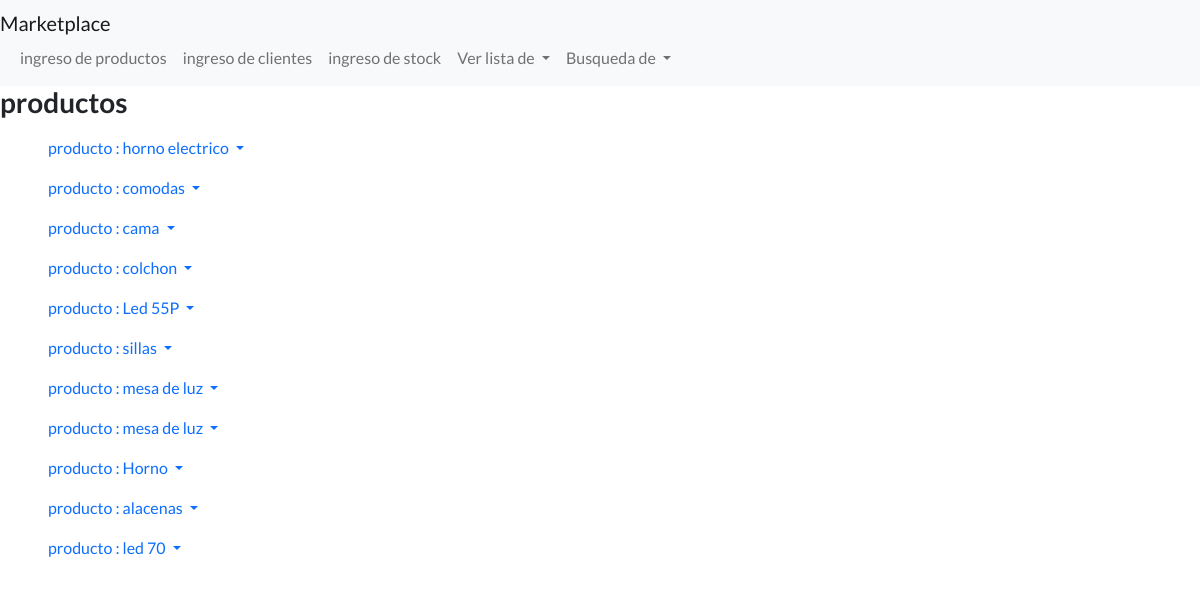
/productos/list/, run on the app's committed database.
### AppProductos/models.py (models this page shows)
class Productos(models.Model):
    id = models.AutoField(primary_key=True)
    producto = models.CharField(max_length=40)
    categoria = models.CharField(max_length=40)

### AppProductos/views.py (the view)
# urls.py: path("productos/list/", views.ProductosList.as_view(), name='List_producto'),
class ProductosList(ListView):
    model = Productos
    template_name = "AppProductos/productos_list.html"

### AppProductos/templates/AppProductos/productos_list.html (shortened to what this page needs)
{% extends "AppProductos/padre.html" %}
{% load static %}
{% block contenidoQueCambia %}
    <h3>productos</h3>
    <ul>
        {% for producto in object_list %}
        <a class="nav-link dropdown-toggle" href="#" id="navbarDropdownMenuLink" role="button" data-bs-toggle="dropdown" aria-expanded="false">
        producto : {{producto.producto}}
        </a>
    {% endfor %}
{% endblock %}

### AppProductos/templates/AppProductos/padre.html (shortened to what this page needs)
<!DOCTYPE html>
<html lang="en">
    <head>
        {%load static%}
        <link href="https://cdn.jsdelivr.net/npm/bootstrap-icons@1.5.0/font/bootstrap-icons.css" rel="stylesheet" type="text/css" />
        <link href="{%static 'AppProductos/css/styles.css'%}" rel ="stylesheet" />
    </head>
    <body>
        <nav class="navbar navbar-expand-lg navbar-light bg-light">
            <div class="container1-xl">
                    <a class="navbar-brand" href="{% url 'Inicio' %}">Marketplace</a>
                <div class="container-fluid">
            <div class="collapse navbar-collapse" id="navbarNavDropdown">
                <ul class="navbar-nav">
                <li class="nav-item">
                    <a class="nav-link" href="{% url 'productos' %}">ingreso de productos</a>
                </li>
                <li class="nav-item">
                    <a class="nav-link" href="{% url 'cliente' %}">ingreso de clientes</a>
                </li>
                <li class="nav-item">
                    <a class="nav-link" href="{% url 'stock' %}">ingreso de stock</a>
                </li>
                <li class="nav-item dropdown">
                    <a class="nav-link dropdown-toggle" href="#" id="navbarDropdownMenuLink" role="button" data-bs-toggle="dropdown" aria-expanded="false">
                    Ver lista de
                    </a>
            </li>
            </ul>
        <div class="collapse navbar-collapse" id="navbarNavDropdown">
            <ul class="navbar-nav">
            <li class="nav-item dropdown">
                <a class="nav-link dropdown-toggle" href="#" id="navbarDropdownMenuLink" role="button" data-bs-toggle="dropdown" aria-expanded="false">
                Busqueda de
                </a>
        </li>
        </ul>
    </div>
        </nav>
        {% block contenidoQueCambia %}
        {% endblock %}
    </body>
</html>

### data on the page
Productos: producto "horno electrico"
Productos: producto "comodas"
Productos: producto "cama"
Productos: producto "colchon"
Productos: producto "Led 55P"
Productos: producto "sillas"
Productos: producto "mesa de luz"
Productos: producto "mesa de luz"
Productos: producto "Horno"
Productos: producto "alacenas"
Productos: producto "led 70"
